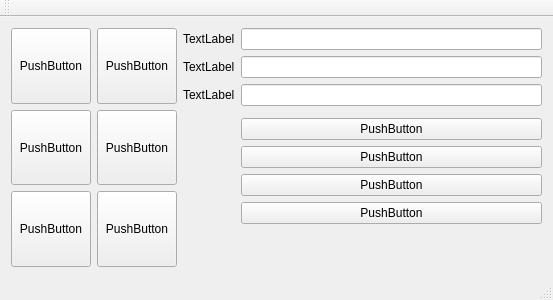
<?xml version="1.0" encoding="UTF-8"?>
<ui version="4.0">
 <class>MainWindow</class>
 <widget class="QMainWindow" name="MainWindow">
  <property name="geometry">
   <rect>
    <x>0</x>
    <y>0</y>
    <width>553</width>
    <height>300</height>
   </rect>
  </property>
  <property name="windowTitle">
   <string>MainWindow</string>
  </property>
  <widget class="QWidget" name="centralWidget">
   <layout class="QGridLayout" name="gridLayout">
    <item row="1" column="1">
     <widget class="QPushButton" name="pushButton_3">
      <property name="sizePolicy">
       <sizepolicy hsizetype="Minimum" vsizetype="Preferred">
        <horstretch>0</horstretch>
        <verstretch>0</verstretch>
       </sizepolicy>
      </property>
      <property name="text">
       <string>PushButton</string>
      </property>
     </widget>
    </item>
    <item row="0" column="0">
     <widget class="QPushButton" name="pushButton">
      <property name="sizePolicy">
       <sizepolicy hsizetype="Minimum" vsizetype="Preferred">
        <horstretch>0</horstretch>
        <verstretch>0</verstretch>
       </sizepolicy>
      </property>
      <property name="text">
       <string>PushButton</string>
      </property>
     </widget>
    </item>
    <item row="2" column="1">
     <widget class="QPushButton" name="pushButton_6">
      <property name="sizePolicy">
       <sizepolicy hsizetype="Minimum" vsizetype="Preferred">
        <horstretch>0</horstretch>
        <verstretch>0</verstretch>
       </sizepolicy>
      </property>
      <property name="text">
       <string>PushButton</string>
      </property>
     </widget>
    </item>
    <item row="1" column="0">
     <widget class="QPushButton" name="pushButton_2">
      <property name="sizePolicy">
       <sizepolicy hsizetype="Minimum" vsizetype="Preferred">
        <horstretch>0</horstretch>
        <verstretch>0</verstretch>
       </sizepolicy>
      </property>
      <property name="text">
       <string>PushButton</string>
      </property>
     </widget>
    </item>
    <item row="0" column="1">
     <widget class="QPushButton" name="pushButton_4">
      <property name="sizePolicy">
       <sizepolicy hsizetype="Minimum" vsizetype="Preferred">
        <horstretch>0</horstretch>
        <verstretch>0</verstretch>
       </sizepolicy>
      </property>
      <property name="text">
       <string>PushButton</string>
      </property>
     </widget>
    </item>
    <item row="2" column="0">
     <widget class="QPushButton" name="pushButton_5">
      <property name="sizePolicy">
       <sizepolicy hsizetype="Minimum" vsizetype="Preferred">
        <horstretch>0</horstretch>
        <verstretch>0</verstretch>
       </sizepolicy>
      </property>
      <property name="text">
       <string>PushButton</string>
      </property>
     </widget>
    </item>
    <item row="0" column="2" rowspan="3">
     <layout class="QFormLayout" name="formLayout">
      <item row="0" column="0">
       <widget class="QLabel" name="label">
        <property name="text">
         <string>TextLabel</string>
        </property>
       </widget>
      </item>
      <item row="0" column="1">
       <widget class="QLineEdit" name="lineEdit"/>
      </item>
      <item row="1" column="1">
       <widget class="QLineEdit" name="lineEdit_2"/>
      </item>
      <item row="2" column="1">
       <widget class="QLineEdit" name="lineEdit_3"/>
      </item>
      <item row="1" column="0">
       <widget class="QLabel" name="label_2">
        <property name="text">
         <string>TextLabel</string>
        </property>
       </widget>
      </item>
      <item row="2" column="0">
       <widget class="QLabel" name="label_3">
        <property name="text">
         <string>TextLabel</string>
        </property>
       </widget>
      </item>
      <item row="3" column="1">
       <layout class="QHBoxLayout" name="horizontalLayout"/>
      </item>
      <item row="4" column="1">
       <widget class="QPushButton" name="pushButton_7">
        <property name="text">
         <string>PushButton</string>
        </property>
       </widget>
      </item>
      <item row="6" column="1">
       <widget class="QPushButton" name="pushButton_8">
        <property name="text">
         <string>PushButton</string>
        </property>
       </widget>
      </item>
      <item row="7" column="1">
       <widget class="QPushButton" name="pushButton_9">
        <property name="text">
         <string>PushButton</string>
        </property>
       </widget>
      </item>
      <item row="6" column="0">
       <layout class="QHBoxLayout" name="horizontalLayout_2"/>
      </item>
      <item row="5" column="1">
       <widget class="QPushButton" name="pushButton_10">
        <property name="text">
         <string>PushButton</string>
        </property>
       </widget>
      </item>
     </layout>
    </item>
   </layout>
  </widget>
  <widget class="QMenuBar" name="menuBar">
   <property name="geometry">
    <rect>
     <x>0</x>
     <y>0</y>
     <width>553</width>
     <height>22</height>
    </rect>
   </property>
  </widget>
  <widget class="QToolBar" name="mainToolBar">
   <attribute name="toolBarArea">
    <enum>TopToolBarArea</enum>
   </attribute>
   <attribute name="toolBarBreak">
    <bool>false</bool>
   </attribute>
  </widget>
  <widget class="QStatusBar" name="statusBar"/>
 </widget>
 <layoutdefault spacing="6" margin="11"/>
 <resources/>
 <connections/>
</ui>
